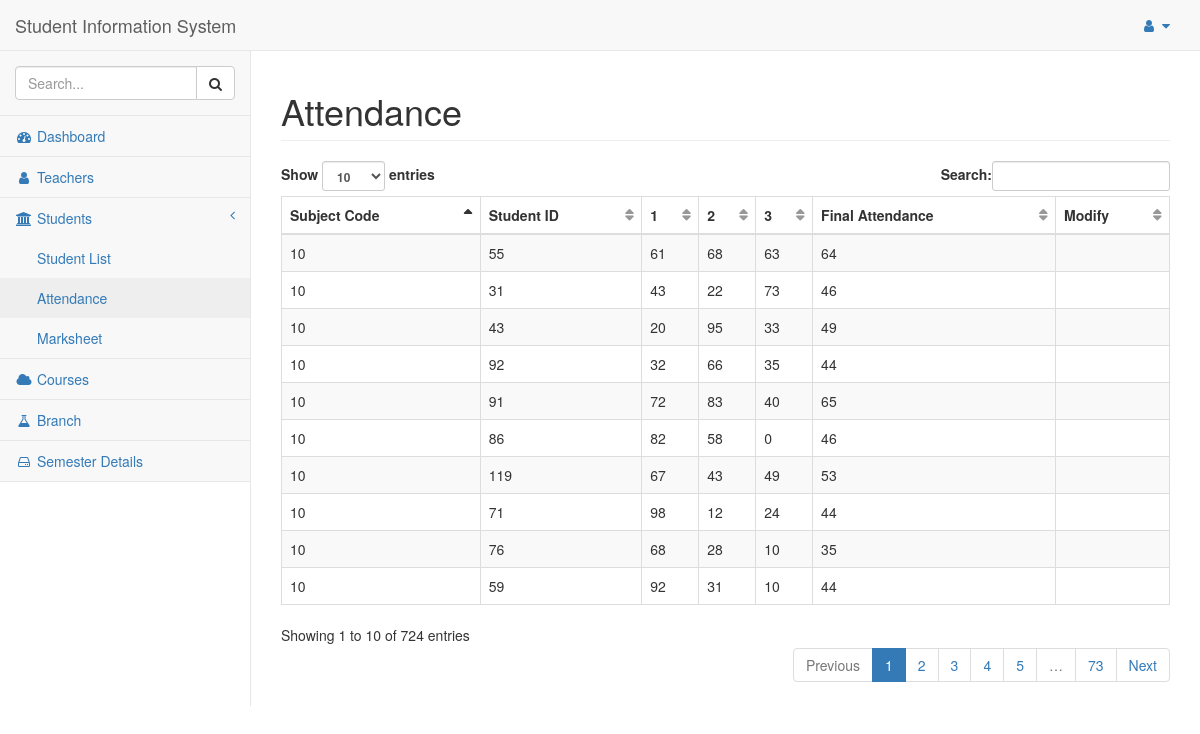
Page /attendance (signed in) on the earlier database version.
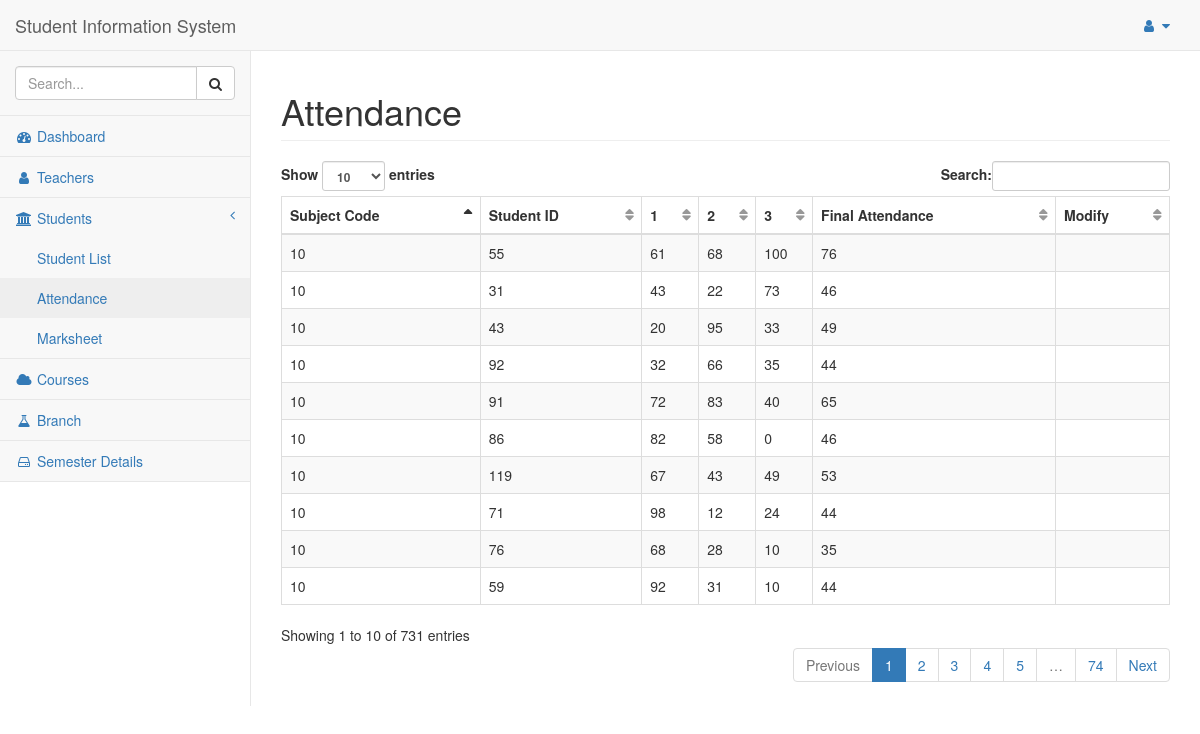
Same page on the later database version.
### tables this page shows
CREATE TABLE Attendance
(
 sub_code         integer NOT NULL ,
student_id teger NOT NULL,
 a1               integer unsigned NULL ,
 a2               integer unsigned NULL ,
 a3               integer unsigned NULL ,
 final_attendance integer unsigned NULL ,
PRIMARY KEY (sub_code, student_id),
FOREIGN KEY (student_id) REFERENCES Student (student_id) ON DELETE CASCADE ON UPDATE CASCADE,
FOREIGN KEY (sub_code) REFERENCES Subject (sub_code) ON DELETE CASCADE ON UPDATE CASCADE
);

### flaskapp.py (the view)
@app.route("/attendance")
def attendance():
    global ID
    if not session.get('logged_in'):
        return login()
    else:
        entry_list = query_db("SELECT * FROM Attendance")
        return render_template("attendance.html", id=ID, entry_list=entry_list)

### flaskapp.py (called while the page is built)
def get_db():
    db = getattr(g, '_database', None)
    if db is None:
        db = g._database = sqlite3.connect(DATABASE)
        db.row_factory = sqlite3.Row
    return db

def query_db(query: object, args: object = (), one: object = False) -> object:
    cur = get_db().execute(query, args)
    rv = cur.fetchall()
    cur.close()
    return (rv[0] if rv else None) if one else rv

@app.teardown_appcontext
def close_connection(exception):
    db = getattr(g, '_database', None)
    if db is not None:
        db.close()

### templates/attendance.html
{% extends "base.html" %}
{% block title %}Attendance{% endblock %}
{% block content %}
<table class="table table-striped table-bordered table-hover dataTables no-footer dtr-inline collapsed" style="width: 100%;" id="dataTables">
  <thead>
    <tr>
      <th scope="col">Subject Code</th>
      <th scope="col">Student ID</th>
      <th scope="col"><strong>1</strong></th>
      <th scope="col"><strong>2</strong></th>
      <th scope="col"><strong>3</strong></th>
      <th scope="col">Final Attendance</th>
      <th scope="col">Modify</th>
    </tr>
  </thead>
  {% for entry in entry_list: %}
  <tr>
    <td>{{ entry['sub_code'] }}</td>
    <td>{{ entry['student_id'] }}</td>
    <td>{{ entry['a1'] }}</td>
    <td>{{ entry['a2'] }}</td>
    <td>{{ entry['a3'] }}</td>
    <td>{{ entry['final_attendance'] }}</td>
    <td>
    </td>
  </tr>
  {% endfor %}
</table>
{% endblock content %}

### templates/base.html (shortened to what this page needs)
<!DOCTYPE html>
<html lang="en">
  <head>
    <link href="{{ url_for('static', filename='vendor/bootstrap/css/bootstrap.min.css') }}" rel="stylesheet">
    <link href="{{ url_for('static', filename='vendor/metisMenu/metisMenu.min.css') }}" rel="stylesheet">
    <link href="{{ url_for('static', filename='dist/css/sb-admin-2.css') }}" rel="stylesheet">
    <link href="{{ url_for('static', filename='vendor/morrisjs/morris.css') }}" rel="stylesheet">
    <link rel="stylesheet" href="https://stackpath.bootstrapcdn.com/font-awesome/4.7.0/css/font-awesome.min.css">
  </head>
  <body>
    <div id="wrapper">
      <nav class="navbar navbar-default navbar-static-top" role="navigation" style="margin-bottom: 0">
        <div class="navbar-header">
          <a class="navbar-brand" href="/">Student Information System</a>
        </div>
        <ul class="nav navbar-top-links navbar-right">
          <li class="dropdown">
            <a class="dropdown-toggle" data-toggle="dropdown" href="#">
              <i class="fa fa-user fa-fw"></i> <i class="fa fa-caret-down"></i>
            </a>
      </li>
    </ul>
    <div class="navbar-default sidebar" role="navigation">
      <div class="sidebar-nav navbar-collapse">
        <ul class="nav" id="side-menu">
          <li class="sidebar-search">
            <div class="input-group custom-search-form">
              <input type="text" class="form-control" placeholder="Search...">
              <span class="input-group-btn">
                <button class="btn btn-default" type="button">
                <i class="fa fa-search"></i>
                </button>
              </span>
            </div>
          </li>
          <li>
            <a href="/"><i class="fa fa-dashboard fa-fw"></i> Dashboard</a>
          </li>
          <li>
            <a href="/teachers"><i class="fa fa-user fa-fw"></i> Teachers</a>
          </li>
          <li>
            <a href="#"><i class="fa fa-institution fa-fw"></i> Students<span class="fa arrow"></span></a>
            <ul class="nav nav-second-level">
              <li>
                <li>
                  <a href="/students">Student List</a>
                </li>
                <li>
                  <a href="/attendance">Attendance</a>
                </li>
                <li>
                  <a href="/marksheet">Marksheet</a>
                </li>
              </li>
            </ul>
          </li>
          <li>
            <a href="/courses"><i class="fa fa-cloud fa-fw"></i> Courses</a>
          </li>
          <li>
            <a href="/branch"><i class="fa fa-flask fa-fw"></i> Branch</a>
          </li>
          <li>
            <a href="/semester"><i class="fa fa-hdd-o fa-fw"></i> Semester Details</a>
          </li>
        </div>
      </nav>
      <div id="page-wrapper">
        <div class="row">
          <div class="col-lg-12">
            <h1 class="page-header">
            {% block title %}{% endblock %}
            </h1>
          </div>
        </div>
        {% block content %}{% endblock content %}
      </div>
    </body>
  </html>

Differences in the rows shown:
changed Attendance (number 1 of 10 on the later page): a3 "63" → "100"; final_attendance "64" → "76"
Other differences:
text written by a page script: "Show entries Search: Showing 1 to 10 of 724 entries Previous 1 2 3 4 5 … 73 Next" → "Show entries Search: Showing 1 to 10 of 731 entries Previous 1 2 3 4 5 … 74 Next"
